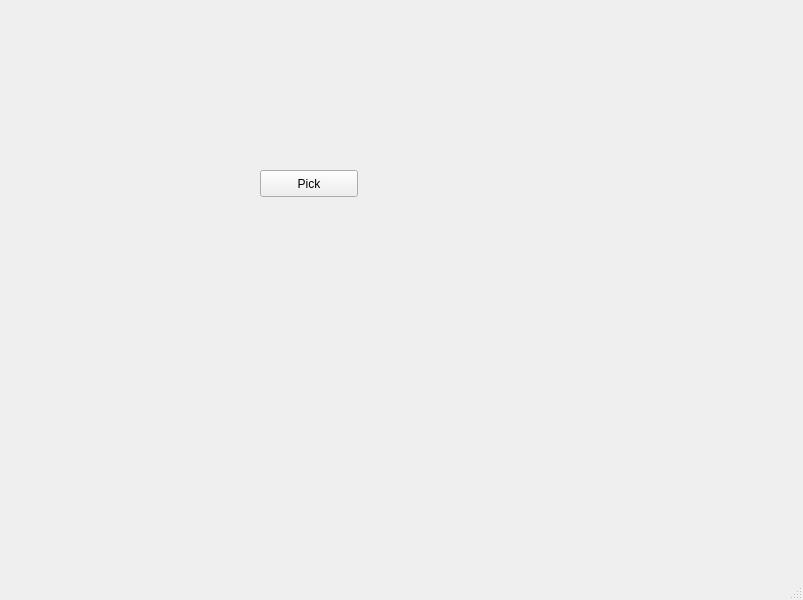
<?xml version="1.0" encoding="UTF-8"?>
<ui version="4.0">
 <class>MainWindow</class>
 <widget class="QMainWindow" name="MainWindow">
  <property name="geometry">
   <rect>
    <x>0</x>
    <y>0</y>
    <width>803</width>
    <height>600</height>
   </rect>
  </property>
  <property name="windowTitle">
   <string>MainWindow</string>
  </property>
  <widget class="QWidget" name="centralwidget">
   <widget class="QPushButton" name="pushButton">
    <property name="geometry">
     <rect>
      <x>260</x>
      <y>170</y>
      <width>98</width>
      <height>27</height>
     </rect>
    </property>
    <property name="text">
     <string>Pick</string>
    </property>
   </widget>
  </widget>
  <widget class="QMenuBar" name="menubar">
   <property name="geometry">
    <rect>
     <x>0</x>
     <y>0</y>
     <width>803</width>
     <height>31</height>
    </rect>
   </property>
  </widget>
  <widget class="QStatusBar" name="statusbar"/>
 </widget>
 <resources/>
 <connections/>
</ui>
